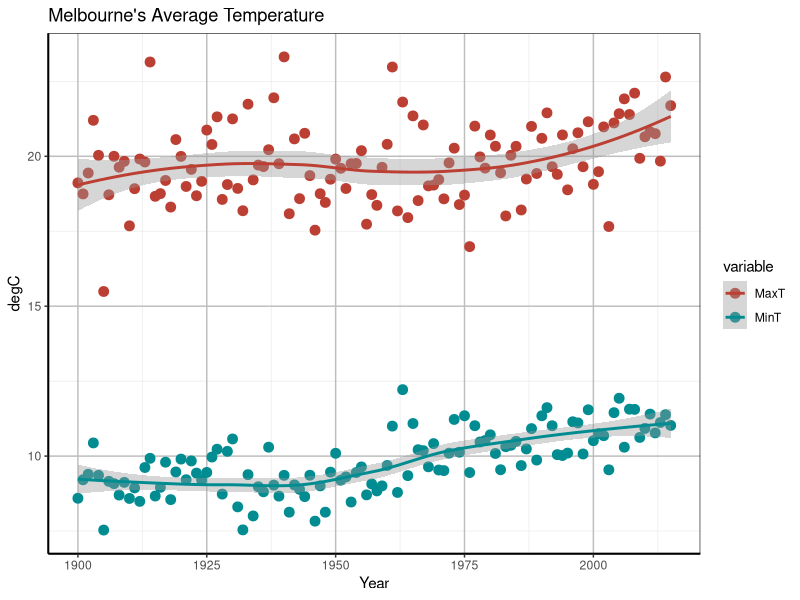

Write the R code that produced this figure.

library(dplyr)
library(ggplot2)
library(reshape2)


data2 <- read.csv("data/melbourne.csv", as.is=TRUE, header=TRUE)
data2 <- na.omit(data2)

max.temp <- select(data2, everything())%>%
  filter(Month == 10 )%>%
        #filter(Month %in% c(6,7,8)) %>%
  filter(Year >=1900 & Year <= 2015)%>%
  group_by(Year)%>%
  summarize(MaxT = mean(Max), MinT = mean(Min))

tall.temp <- melt(max.temp, id.vars="Year")

plot <- ggplot(tall.temp, aes(Year,value, col=variable)) + 
        geom_point(size=3) + 
        geom_smooth(method=loess) + 
        ggtitle("Melbourne's Average Temperature") +
        scale_color_hue(l=45) +
        ylab("degC") 

plot <- plot + theme_bw()

plot <- plot + theme(panel.grid.major = element_line(size = 0.5, color = "grey"), axis.line = element_line(size = 0.7, color = "black"))    
plot
  
